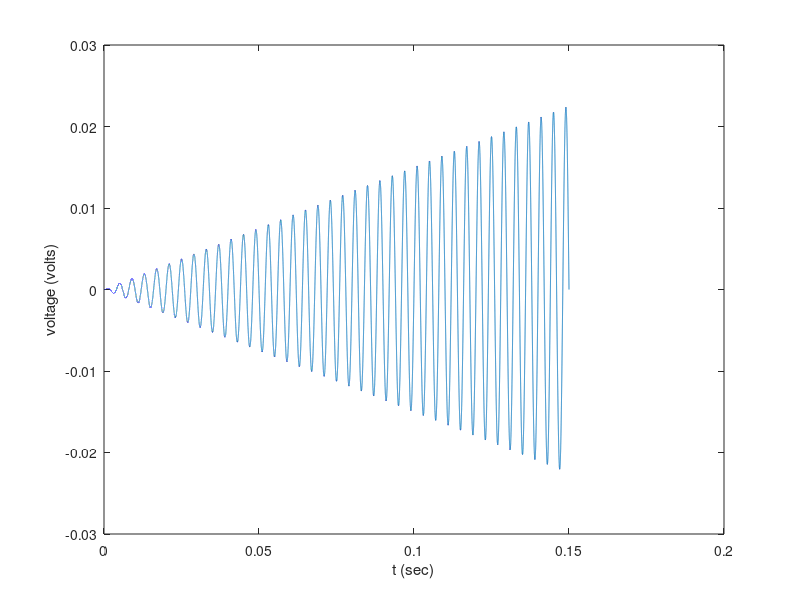

This chart was generated by the following MATLAB code:
t = 0:0.000001:0.15;
v1 = t;
v2 = 0.15*sin(2*pi*250*t);
f = v1.*v2;
plot(t,f);
xlabel("t (sec)");
ylabel("voltage (volts)");